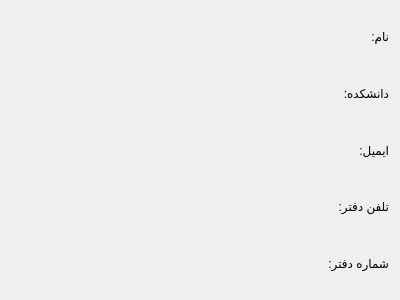
<?xml version="1.0" encoding="UTF-8"?>
<ui version="4.0">
 <class>ProfessorInfoForm</class>
 <widget class="QWidget" name="ProfessorInfoForm">
  <property name="geometry">
   <rect>
    <x>0</x>
    <y>0</y>
    <width>400</width>
    <height>300</height>
   </rect>
  </property>
  <property name="windowTitle">
   <string>نمایش اطلاعات</string>
  </property>
  <layout class="QVBoxLayout" name="verticalLayout">
   <item>
    <widget class="QLabel" name="nameLabel">
     <property name="text">
      <string>نام:</string>
     </property>
    </widget>
   </item>
   <item>
    <widget class="QLabel" name="facultyLabel">
     <property name="text">
      <string>دانشکده:</string>
     </property>
    </widget>
   </item>
   <item>
    <widget class="QLabel" name="emailLabel">
     <property name="text">
      <string>ایمیل:</string>
     </property>
    </widget>
   </item>
   <item>
    <widget class="QLabel" name="officePhoneLabel">
     <property name="text">
      <string>تلفن دفتر:</string>
     </property>
    </widget>
   </item>
   <item>
    <widget class="QLabel" name="officeNumberLabel">
     <property name="text">
      <string>شماره دفتر:</string>
     </property>
    </widget>
   </item>
  </layout>
 </widget>
 <resources/>
 <connections/>
</ui>
